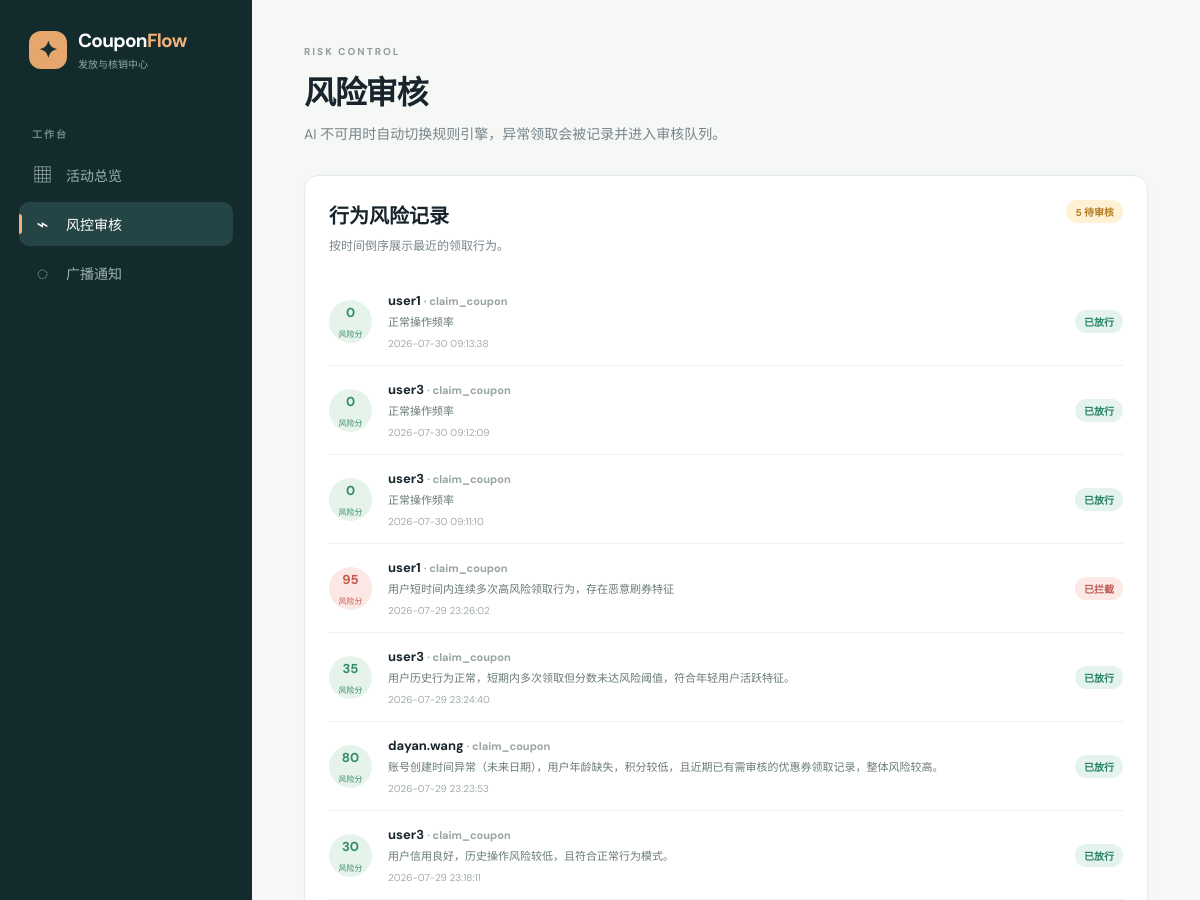
/operator/risk-logs (signed in, upper part), run on an earlier commit of the app's database.
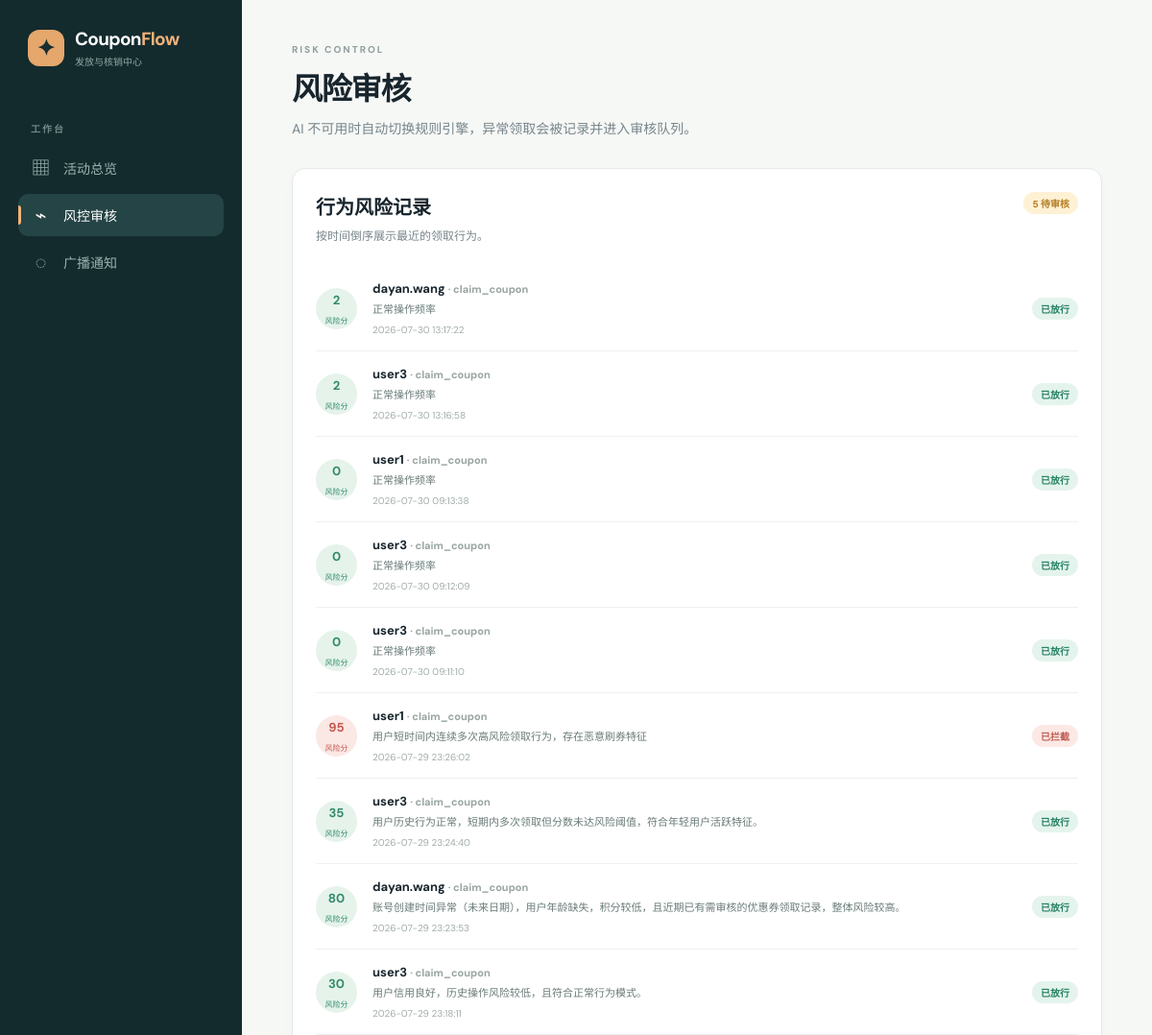
And on a later commit of the database.
### api/app/models/risk_log.py (models this page shows, shortened)
class RiskLog(db.Model):
    __tablename__ = "risk_logs"
    id = db.Column(db.Integer, primary_key=True)
    user_id = db.Column(db.Integer, db.ForeignKey("users.id"), nullable=False)
    action = db.Column(db.String(50), nullable=False)
    risk_score = db.Column(db.Float, default=0.0)
    decision = db.Column(db.String(20), nullable=False, default="allow")
    reason = db.Column(db.Text, default="")
    created_at = db.Column(db.DateTime, default=datetime.now)
    user = db.relationship("User", backref="risk_logs", foreign_keys=[user_id])

### api/app/models/user.py (models this page shows, shortened)
class User(UserMixin, db.Model):
    __tablename__ = "users"
    id = db.Column(db.Integer, primary_key=True)
    username = db.Column(db.String(80), unique=True, nullable=False, index=True)
    password_hash = db.Column(db.String(256), nullable=False)
    role = db.Column(db.String(20), nullable=False, default="user")
    phone = db.Column(db.String(20), default="")
    age = db.Column(db.Integer, nullable=True)
    gender = db.Column(db.String(10), default="")
    hobbies = db.Column(db.String(200), default="")
    occupation = db.Column(db.String(100), default="")
    points = db.Column(db.Integer, default=0)
    last_login = db.Column(db.DateTime, default=datetime.now)
    created_at = db.Column(db.DateTime, default=datetime.now)
    coupons = db.relationship(
        "Coupon", backref="owner", lazy="dynamic", foreign_keys="Coupon.user_id"
    )
    campaign_reservations = db.relationship(
        "CampaignReservation",
        back_populates="user",
        lazy="dynamic",
        cascade="all, delete-orphan",
    )
    @property
    def password(self):
        raise AttributeError("password is not readable")

### api/app/routes/operator.py (the view)
@operator_bp.route("/risk-logs")
def risk_logs():
    logs = RiskLog.query.order_by(RiskLog.created_at.desc()).all()
    return render_template("operator/risk_logs.html", logs=logs)

### ai/providers/bedrock.py (called while the page is built)
    @property
    def available(self) -> bool:
        if self.config.mock_mode:
            return False
        return bool(self.config.bearer_token or self._runtime_client is not None)

    @property
    def status(self) -> Mapping[str, Any]:
        if self.config.mock_mode:
            mode, label = "fallback", "规则引擎降级"
        elif self.config.bearer_token:
            mode, label = "bedrock_api", "Bedrock API"
        elif self._runtime_client is not None:
            mode, label = "bedrock_sdk", "Bedrock SDK"
        else:
            mode, label = "fallback", "规则引擎降级"
        return {
            "mode": mode,
            "label": label,
            "connected": self.available,
            "model": self.config.model_id,
            "region": self.config.region,
        }

### ai/service.py (called while the page is built)
    @property
    def status(self) -> dict[str, Any]:
        return dict(self.provider.status)

### api/app/__init__.py (called while the page is built)
@login_manager.user_loader
def load_user(user_id):
    from api.app.models import User
    return db.session.get(User, int(user_id))

### api/app/routes/operator.py (called while the page is built)
@operator_bp.before_request
@login_required
@operator_required
def before_request():
    pass

### api/app/services/ai_gateway.py (called while the page is built)
    @property
    def status(self):
        return self._service.status

### ui/templates/operator/risk_logs.html
{% extends 'base.html' %}{% block title %}风控审核 · CouponFlow{% endblock %}{% block content %}<header class="page-top"><div><p class="kicker">RISK CONTROL</p><h1>风险审核</h1><p>AI 不可用时自动切换规则引擎，异常领取会被记录并进入审核队列。</p></div></header><section class="panel"><div class="panel-heading"><div><h2>行为风险记录</h2><p class="panel-desc">按时间倒序展示最近的领取行为。</p></div><span class="status status-review">{{ logs|selectattr('decision','equalto','review')|list|length }} 待审核</span></div><div class="risk-list">{% for log in logs %}<div class="risk-row"><div class="risk-score score-{{ log.decision }}"><strong>{{ '%.0f'|format(log.risk_score * 100) }}</strong><small>风险分</small></div><div class="risk-main"><strong>{{ log.user.username }} <span class="muted">· {{ log.action }}</span></strong><p>{{ log.reason }}</p><small>{{ log.created_at.strftime('%Y-%m-%d %H:%M:%S') }}</small></div><span class="status status-{{ log.decision }}">{{ {'allow':'已放行','block':'已拦截','review':'待审核'}[log.decision] }}</span>{% if log.decision == 'review' %}<form method="post" action="{{ url_for('operator.resolve_risk_log', log_id=log.id) }}"><input type="hidden" name="action" value="allow"><button class="small-button" type="submit">人工放行</button></form>{% endif %}</div>{% else %}<div class="empty-state small"><span>✓</span><h3>暂无风险记录</h3><p>当前系统运行平稳。</p></div>{% endfor %}</div></section>{% endblock %}

What changed in the data, as far as the page shows it:
added RiskLog: log.risk_score*100 "2", user.username "dayan.wang", action "claim_coupon", reason "正常操作频率", created_at "2026-07-30 13:17:22", decision "已放行"
added RiskLog: log.risk_score*100 "2", user.username "user3", action "claim_coupon", reason "正常操作频率", created_at "2026-07-30 13:16:58", decision "已放行"
